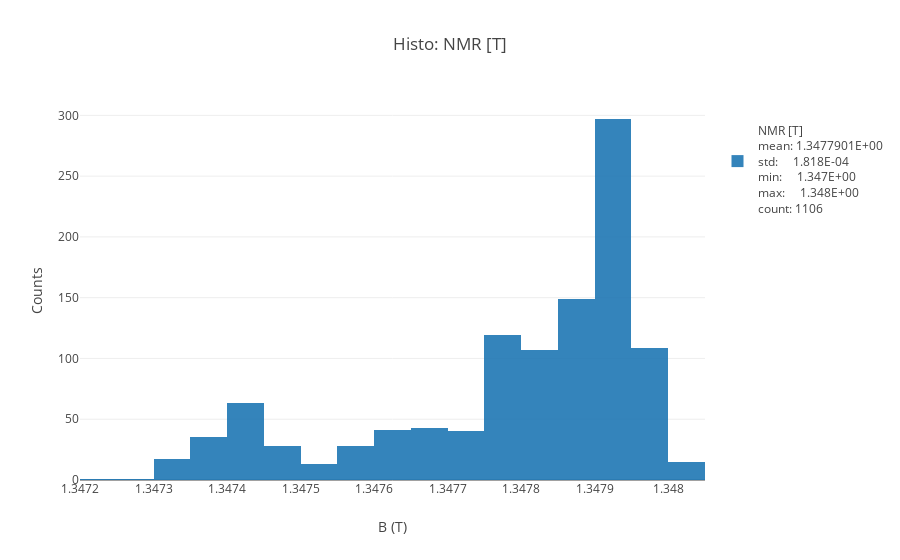

Write notebook code for a chart like this one.
### Markdown cell above
Even after the first cut it's clearly worse than in the full dataset, yet another confirmation that the gradient method is doing the correct thing.

### Code cell
histo(df_g[g_cut]['NMR [T]'],bins=25,inline=True);

### Figure 1 — Plotly figure (JSON) as saved in the notebook; plotly's stock layout.template omitted (floating-point values rounded to 4 significant figures; data arrays with more than 128 entries replaced by an {"elided": "..."} marker saying what was removed)
{"data": [{"name": "<br>NMR [T]<br>mean: 1.3477901E+00<br>std:     1.818E-04<br>min:     1.347E+00<br>max:     1.348E+00<br>count: 1106", "nbinsx": 25, "opacity": 0.9, "type": "histogram", "uid": "c7d5f87a-1e5b-4c4c-9ccf-827acd4f01cc", "x": {"elided": "1106 float values"}}], "layout": {"barmode": "overlay", "showlegend": true, "title": "Histo: NMR [T]", "xaxis": {"title": "B (T)"}, "yaxis": {"autorange": true, "title": "Counts", "type": "linear"}}}
